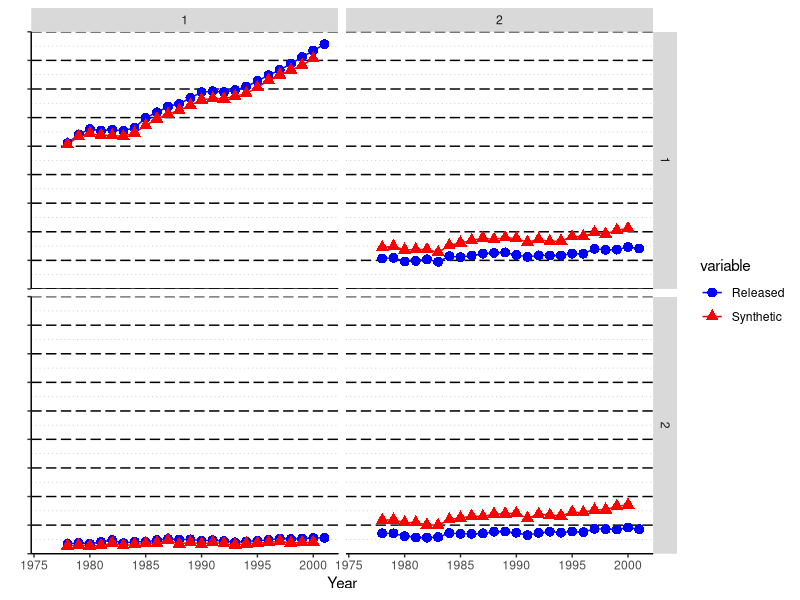
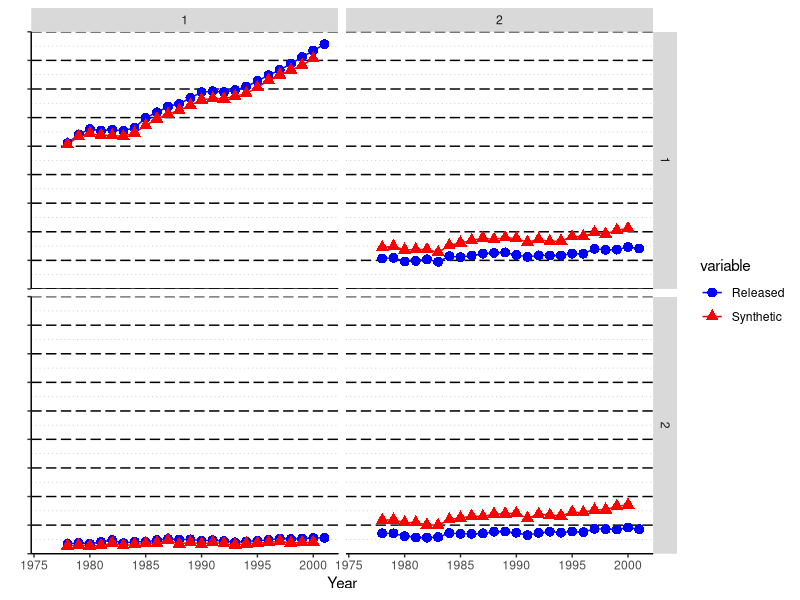
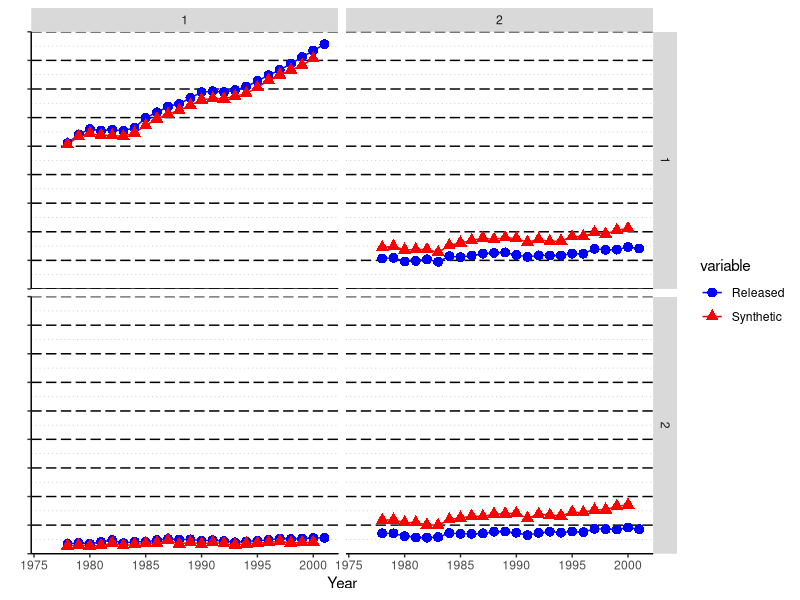
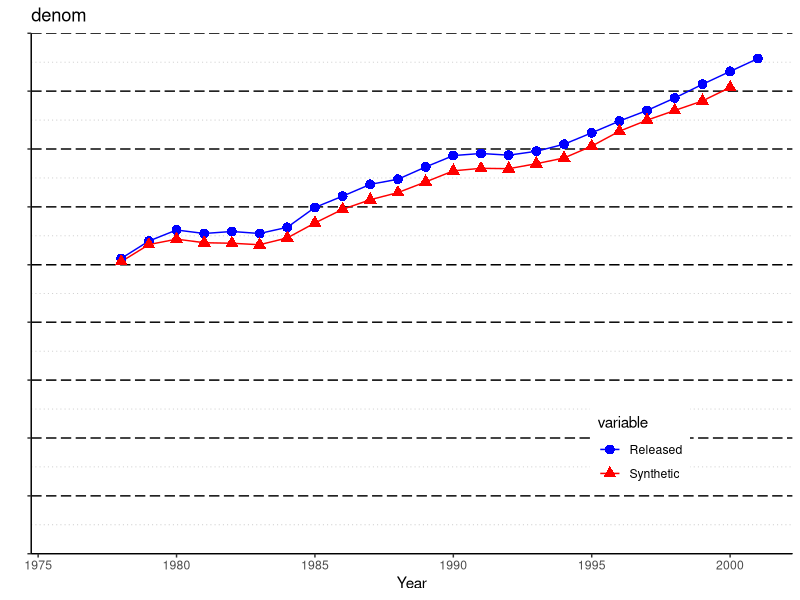
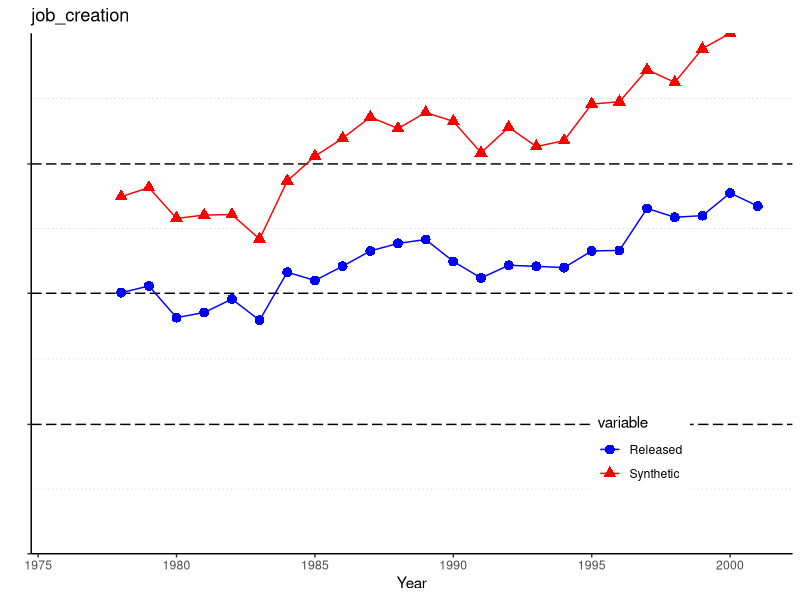
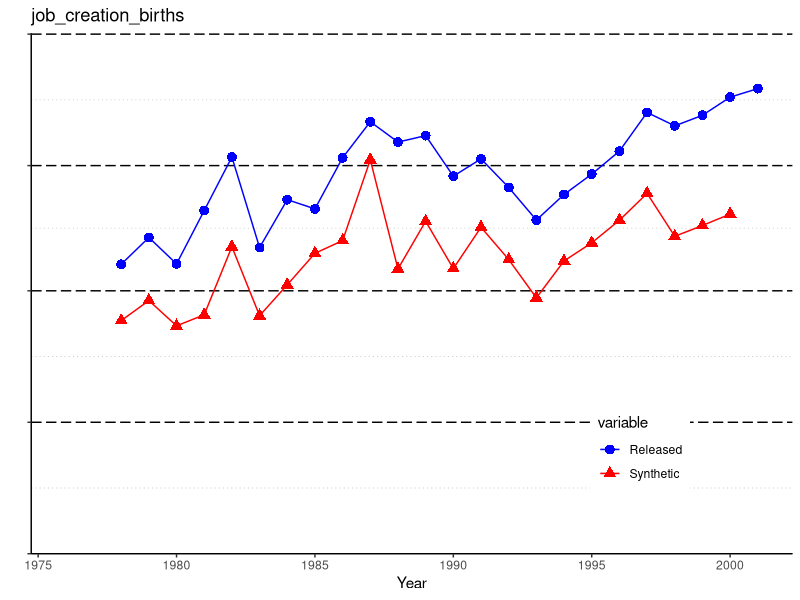
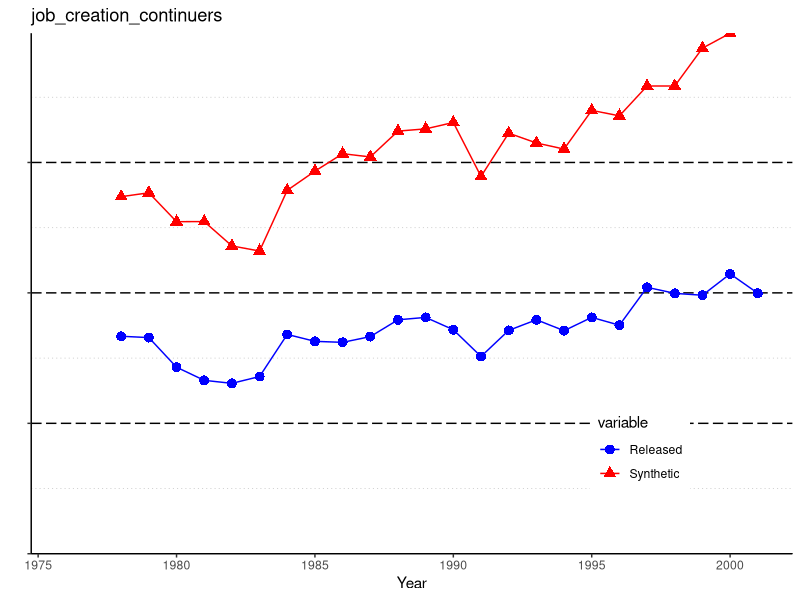

Source code (R) for these figures, in order: (Note: this script raises an error after producing the figures.)
# Read CSV files, redo graphics
library(reshape2)
library(plyr)
library(scales)
mydata1 <- read.table("results/graph_bds_real_vs_syn_denom.csv",header=TRUE,sep=",")
mydata2 <- read.table("results/graph_bds_real_vs_syn_job_creation.csv",header=TRUE,sep=",")

mydata3 <- read.table("results/graph_bds_real_vs_syn_job_creation_births.csv",header=TRUE,sep=",")
mydata4 <- read.table("results/graph_bds_real_vs_syn_job_creation_continuers.csv",header=TRUE,sep=",")

# fix names
names(mydata1)[2:3] <- c("Released","Synthetic")
names(mydata2)[2:3] <- c("Released","Synthetic")
names(mydata3)[2:3] <- c("Released","Synthetic")
names(mydata4)[2:3] <- c("Released","Synthetic")

# there probably is a way to do this in meld
mydata1 <- melt(mydata1,1,c(2,3))
mydata1$type <- "denom"
mydata1$row <- 1
mydata1$col <- 1

mydata2 <- melt(mydata2,1,c(2,3))
mydata2$type <- "job_creation"
mydata2$row <- 1
mydata2$col <- 2

mydata3 <- melt(mydata3,1,c(2,3))
mydata3$type <- "job_creation_births"
mydata3$row <- 2
mydata3$col <- 1

mydata4 <- melt(mydata4,1,c(2,3))
mydata4$type <- "job_creation_continuers"
mydata4$row <- 2
mydata4$col <- 2


# stack them
mydata <- rbind(mydata1,mydata2,mydata3,mydata4)

# get the highest point
mymax <- max(mydata1$value,na.rm = TRUE)
#mymin <- min(mydata$V2,-100,na.rm=TRUE)
library(ggplot2)
# option 1
g1 <- ggplot(data=mydata, aes(x=year2,y=value)) +
  ylab("")+
  xlab("Year")+
  xlim(1976,2001)+
  geom_hline(yintercept=0)+
  geom_line() +
  geom_point(size=3)+
  aes(colour=variable)+
  scale_color_manual(values=c("blue","red")) +
  scale_y_continuous(breaks=round_any(seq(0,mymax,length.out = 10),10E4),
                     expand = c(0,0),labels=comma) +
  aes(shape= variable)+
#  theme_bw() +
  theme(axis.line = element_line(colour = "black"),
        axis.text.y = element_blank(),
        panel.grid.major.x = element_blank(),
        panel.grid.minor.x = element_blank(),
        panel.grid.major.y = element_line(colour = "black",linetype = 5),
        panel.grid.minor.y = element_line(colour = "grey",linetype = 3),
        panel.border = element_blank(),
        panel.background = element_blank()
  ) 

g0 <- g1 + facet_grid(row ~ col)
png("results/levels_diff_hidef.png",res = 600,width=5000,height=3000,units = "px")
g0
dev.off()
png("results/levels_diff_8in.png",width=8,height=6,units = "in",res=600)
g0
dev.off()
png("results/levels_diff_hidef.tiff",res = 600,width=5000,height=3000,units = "px")
g0
dev.off()

# option2 

g1 <- g1 %+% mydata1
g1 <- g1 + theme(legend.position = c(0.8,0.2)) + ggtitle("denom")
png("results/graph_bds_real_vs_syn_denom_R.png",res = 600,width=4000,height=3000,units = "px")
g1
dev.off()

g2 <- g1 %+% mydata2
g2 <- g2 +   scale_y_continuous(limits=c(0,max(mydata2$value,na.rm = TRUE)),
                                breaks=round_any(seq(0,max(mydata2$value,na.rm = TRUE)+10E3,length.out = 5),10E4),
                                expand = c(0,0),
                                labels=comma)  + ggtitle("job_creation")
png("results/graph_bds_real_vs_syn_job_creation_R.png",res = 600,width=4000,height=3000,units = "px")
g2
dev.off()

g3 <- g1 %+% mydata3
g3 <- g3 +   scale_y_continuous(limits=c(0,max(mydata3$value,na.rm = TRUE)),
                                breaks=round_any(seq(0,max(mydata3$value,na.rm = TRUE)+10E3,length.out = 5),10E4),
                                expand = c(0,0),
                                labels=comma)  + ggtitle("job_creation_births")
png("results/graph_bds_real_vs_syn_job_creation_births_R.png",res = 600,width=4000,height=3000,units = "px")
g3
dev.off()

g4 <- g1 %+% mydata4
g4 <- g4 +   scale_y_continuous(limits=c(0,max(mydata4$value,na.rm = TRUE)),
                                breaks=round_any(seq(0,max(mydata4$value,na.rm = TRUE)+10E3,length.out = 5),10E4),
                                expand = c(0,0),
                                labels=comma)  + ggtitle("job_creation_continuers")
png("results/graph_bds_real_vs_syn_job_creation_continuers_R.png",res = 600,width=4000,height=3000,units = "px")
g4
dev.off()

# now do a four-way
png("results/levels2_diff_hidef.png",res = 600,width=8000,height=6000,units = "px")
multiplot(plotlist=list(g1,g2,g3,g4),cols=2)
dev.off()
png("results/levels2_diff_8in.png",width=8,height=6,units = "in",res=600)
multiplot(plotlist=list(g1,g2,g3,g4),cols=2)
dev.off()
png("results/levels2_diff_hidef.tiff",res = 600,width=5000,height=3000,units = "px")
multiplot(plotlist=list(g1,g2,g3,g4),cols=2)
dev.off()

